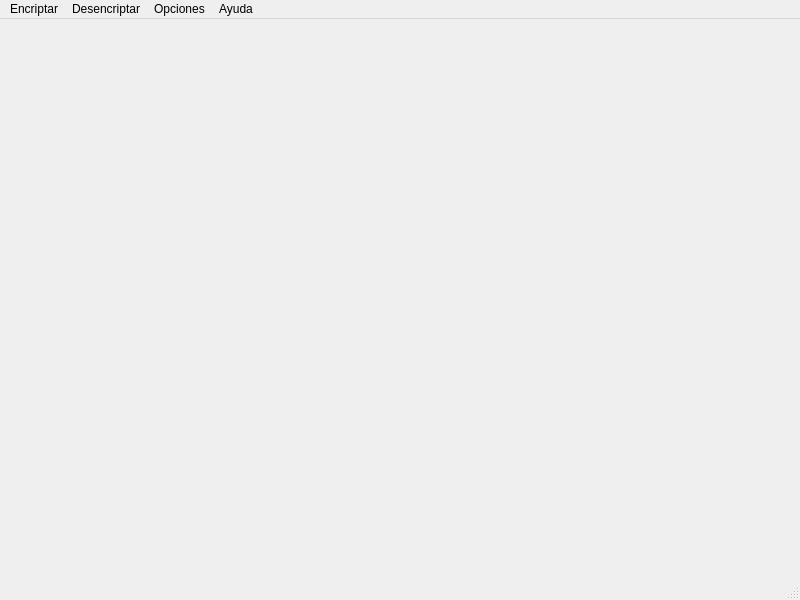
<?xml version="1.0" encoding="UTF-8"?>
<ui version="4.0">
 <class>FrmMenu</class>
 <widget class="QMainWindow" name="FrmMenu">
  <property name="geometry">
   <rect>
    <x>0</x>
    <y>0</y>
    <width>800</width>
    <height>600</height>
   </rect>
  </property>
  <property name="windowTitle">
   <string>Sistema de encriptacion de archivos</string>
  </property>
  <widget class="QWidget" name="centralwidget"/>
  <widget class="QMenuBar" name="menubar">
   <property name="geometry">
    <rect>
     <x>0</x>
     <y>0</y>
     <width>800</width>
     <height>21</height>
    </rect>
   </property>
   <widget class="QMenu" name="menuEncriptar">
    <property name="title">
     <string>Encriptar</string>
    </property>
   </widget>
   <widget class="QMenu" name="menuDesencriptar">
    <property name="title">
     <string>Desencriptar</string>
    </property>
   </widget>
   <widget class="QMenu" name="menuOpciones">
    <property name="title">
     <string>Opciones</string>
    </property>
   </widget>
   <widget class="QMenu" name="menuAyuda">
    <property name="title">
     <string>Ayuda</string>
    </property>
   </widget>
   <addaction name="menuEncriptar"/>
   <addaction name="menuDesencriptar"/>
   <addaction name="menuOpciones"/>
   <addaction name="menuAyuda"/>
  </widget>
  <widget class="QStatusBar" name="statusbar"/>
  <action name="actionDesencriptar">
   <property name="text">
    <string>Desencriptar</string>
   </property>
  </action>
  <action name="actionOpciones">
   <property name="text">
    <string>Opciones</string>
   </property>
  </action>
 </widget>
 <resources/>
 <connections/>
</ui>
